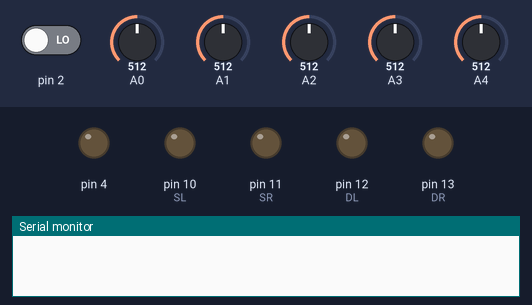
Recording of a sketch running on a simulated Arduino Uno, built with avr-gcc and run on an emulated ATmega328P. Shown: output pins drawn as LEDs (lit = HIGH), the last lines printed to the serial monitor. The inputs (shaded band) are chosen by the test bench; at power-on: A1 = 512, pin 2 LOW, A0 = 512, A2 = 512, A3 = 512, A4 = 512.

Above: at 0.1 s.
At 1.3 s:
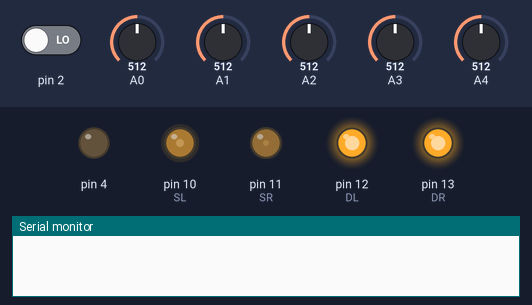
1.4 s: A1 set to 362
2.9 s: A1 set to 336
At 3.4 s:
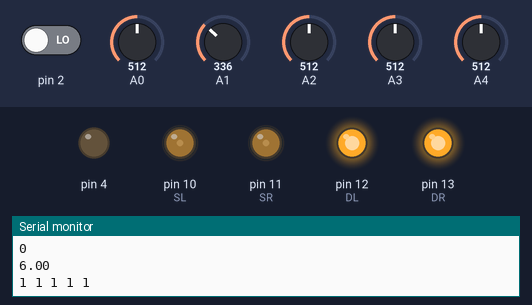
Timing chart, 0 to 5.9 s (numbered marks = the images above; inputs shaded):
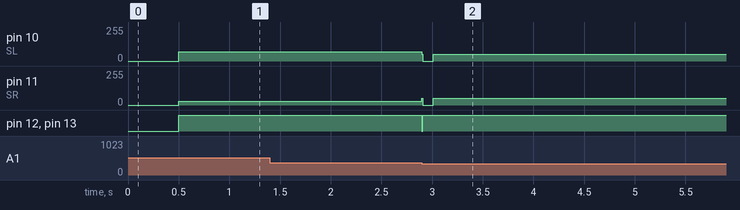

The sketch:

lager_v3.2.ino
```cpp
#define SR     11
#define DR     13
#define SL     10
#define DL     12

byte dor[208][2];  // из, в
byte ver[32][4];   // №, x, y, посещена ли

float M = 50;
float p = 0;
float A = 0; // какая локация
int   a, b, c, d, e, f, g, h, i, j, x, y, z, in0, in1, in2, in3, in4;
int n = 1;   // направление
long int k = 0;

void setup() {
  Serial.begin(9600);
  pinMode (13, OUTPUT);
  pinMode (4 , OUTPUT);
  pinMode (DR, OUTPUT);
  pinMode (DL, OUTPUT);
  //zum();
  while (digitalRead(2) == 1) { delay(10); }
  //zum();
  delay(500);
  //linia();
  linia(); V(); linia(); R(); linia(); R(); linia();
  //linia(); R();
  //L(); linia(); L(); linia(); R(); linia(); L(); linia(); R();
}

/*void start() {
  x = 0; y = 0; b = 1;
  i = 1; j = 2; g = 0;
  V[0][0] = i;
  while (f == 0) {
    f = 0;
    linia();
    if (b == 1) { x++; }
    if (b == 2) { y++; }
    if (b == 3) { x--; }
    if (b == 4) { y--; }
    while (!((V[g][1] == x) && (v[g][2] == y))) { g++; } V[g][2] = 1; // отметили, что были в точке x;y
    //------------------------- отмечаем новые возможные координаты
    if (A = 3.1) { // слева что то есть
      if (b == 1) {
        i++;
        V[i][0] = x;
        V[i][1] = y + 1;
        E[i][0] = g;
        E[i][1] = j; j++;
      }

    }

    //-----------------------
    //i++;
    // повека на наличие неразведанных клеток
    //if (V[0][3] == 0) { f++; }
    while (V[g][0] > 0) {
      if (V[g][3] == 0) { f++; }
      g++;
    }
    g = 0;
    if (f == 0) { f++; }
    else { f = 0; }
  }
}*/

void start() {
  int napr = 1;
  int nov = 2;
  ver[0][0] = 1; // обозначили стартовую локацию №1
  ver[1][0] = 2; ver[1][1] = 1; ver[1][2] = 0; // обозначили вторую(переднюю локацию)
  while (f == 0) {
    linia();      // проехал до локации
    a = A;
    while (a >= 0) {  //учитываем прямые участки пути
      if (napr == 1) { x++; }  // определил координату
      if (napr == 2) { y++; }
      if (napr == 3) { x--; }
      if (napr == 4) { y--; }
      a--;
    }
    while ((ver[i][1] == x) && (ver[i][2])) { i++; } // ищем точку с такой-же координатой
    ver[i][3] = 1;   // отмечаем, что были в ней
    // определил соседние локации
    if (napr == 1) {

    }

    // проверить на "все ли обследованны"
    // определить, куда ехать дальше если !(f == 0) и при надобности повернуть
  }
}

void loop() {
  //process(); test_d2();
  //test_d();
  //test_e();
  //linia();
}

void linia() {
  a = 0;
  while ((((analogRead(A1) > 350) && (analogRead(A4) > 350))) && (((analogRead(A2) < 850) || (analogRead(A3) < 850))) && (analogRead(A0) < 800)) {
    e = (map((analogRead(A3)), 729, 985, 0, M) - map((analogRead(A2)), 650, 972, 0, M));
    digitalWrite(DL, 1);
    analogWrite (SL, M - e);
    digitalWrite(DR, 1);
    analogWrite (SR, M + e);
    k++;
    delay(1);
  }
  digitalWrite(DL, 0);
  analogWrite (SL, 50);
  digitalWrite(DR, 0);
  analogWrite (SR, 50);
  delay(10);
  digitalWrite(DL, 1);
  analogWrite (SL, 0);
  digitalWrite(DR, 1);
  analogWrite (SR, 0);
  a = (k + 400)/1000 - 1;
  if (a < 0) { a = 0; }
  Serial.println("-----------");
  Serial.println(a);
  k = 0;
  //-------------------------------------------------- проехали по линии до какого-то элемента
  process();
  test_d2();
}

void process() {
  /*if (analogRead(A1) < 570) { in1 = 1; } else { in1 = 0; }
  if (analogRead(A2) < 750) { in2 = 1; } else { in2 = 0; }
  if (analogRead(A3) < 825) { in3 = 1; } else { in3 = 0; }
  if (analogRead(A4) < 600) { in4 = 1; } else { in4 = 0; }
  if (analogRead(A0) < 725) { in0 = 1; } else { in0 = 0; }*/
  if (analogRead(A1) < 700) { in1 = 1; } else { in1 = 0; }
  if (analogRead(A2) < 800) { in2 = 1; } else { in2 = 0; }
  if (analogRead(A3) < 800) { in3 = 1; } else { in3 = 0; }
  if (analogRead(A4) < 700) { in4 = 1; } else { in4 = 0; }
  if (analogRead(A0) < 800) { in0 = 1; } else { in0 = 0; }
  if ((in1 == 1) && (in2 == 1) && (in3 == 1) && (in4 == 1) && (in0 == 1)) { A = 6;   }
  if ((in1 == 1) && (in2 == 1) && (in3 == 1) && (in4 == 1) && (in0 == 0)) { A = 5;   }
  if ((in1 == 1) && (in2 == 1) && (in3 == 1) && (in4 == 0) && (in0 == 1)) { A = 5.1; }
  if ((in1 == 0) && (in2 == 1) && (in3 == 1) && (in4 == 1) && (in0 == 1)) { A = 5.2; }
  if ((in1 == 0) && (in4 == 0) && (in0 == 0))                             { A = 4;   }
  if ((in1 == 0) && (in2 == 1) && (in3 == 1) && (in4 == 1) && (in0 == 0)) { A = 3.2; }
  if ((in1 == 1) && (in2 == 1) && (in3 == 1) && (in4 == 0) && (in0 == 0)) { A = 3.1; }
  if ((in1 == 0) && (in2 == 1) && (in3 == 1) && (in4 == 0) && (in0 == 1)) { A = 1;   }
}

void test_d2() {
  Serial.println(A);
  Serial.print(in1);
  Serial.print(" ");
  Serial.print(in2);
  Serial.print(" ");
  Serial.print(in3);
  Serial.print(" ");
  Serial.print(in4);
  Serial.print(" ");
  Serial.println(in0);
  delay(100);
}

void V() {
  digitalWrite(DL, 1);
  analogWrite (SL, 50);
  digitalWrite(DR, 1);
  analogWrite (SR, 50);
  while ((analogRead(A1) < 570) || (analogRead(A3) < 825)) {}
  digitalWrite(DL, 1);
  analogWrite (SL, 0);
  digitalWrite(DR, 1);
  analogWrite (SR, 0);
}

void L() {
  digitalWrite(DL, 1);
  analogWrite (SL, 50);
  digitalWrite(DR, 1);
  analogWrite (SR, 50);
  delay(650);
  digitalWrite(DL, 0);
  analogWrite (SL, 60);
  digitalWrite(DR, 1);
  analogWrite (SR, 60);
  while (analogRead(A0) <= 725) {}
  while (analogRead(A0) >= 725) {}
  digitalWrite(DL, 1);
  analogWrite (SL, 0);
  digitalWrite(DR, 1);
  analogWrite (SR, 0);
}

void R() {
  digitalWrite(DL, 1);
  analogWrite (SL, 50);
  digitalWrite(DR, 1);
  analogWrite (SR, 50);
  delay(650);
  digitalWrite(DL, 1);
  analogWrite (SL, 60);
  digitalWrite(DR, 0);
  analogWrite (SR, 60);
  while (analogRead(A0) <= 725) {}
  while (analogRead(A0) >= 725) {}
  digitalWrite(DL, 1);
  analogWrite (SL, 0);
  digitalWrite(DR, 1);
  analogWrite (SR, 0);
}

void test_d() {
  Serial.print(analogRead(A1));
  Serial.print(" ");
  Serial.print(analogRead(A2));
  Serial.print(" ");
  Serial.print(analogRead(A3));
  Serial.print(" ");
  Serial.print(analogRead(A4));
  Serial.print(" ");
  Serial.println(analogRead(A0));
  delay(100);
}

void test_e() {
  e = (map((analogRead(A3)), 729, 985, 0, 50) - map((analogRead(A2)), 650, 972, 0, 50));
  Serial.println(e);
  delay(100);
}

void zum() {
  digitalWrite(4, 1);
  delay(100);
  digitalWrite(4, 0);
  delay(100);
  digitalWrite(4, 1);
  delay(100);
  digitalWrite(4, 0);
  delay(100);
}
```

Measured:
- after the input at 1.4 s, every drawn part: stays the same
- after the input at 2.9 s, pin 10 (SL): 71/255 → 0/255 at once, → 50/255 0.11 s later; pin 11 (SR): 29/255 → 0/255 at once, → 50/255 0.11 s later; pin 12 (DL), pin 13 (DR): HIGH → LOW at once, → HIGH 0.01 s later
